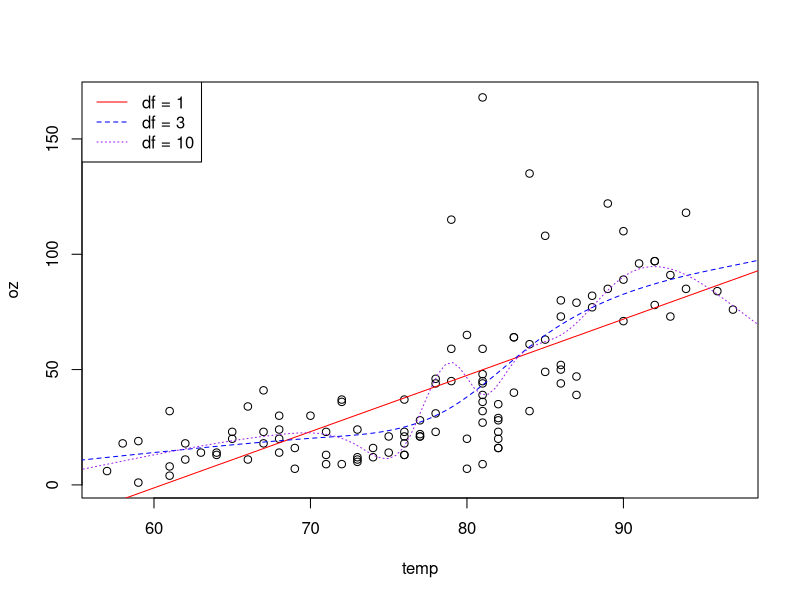
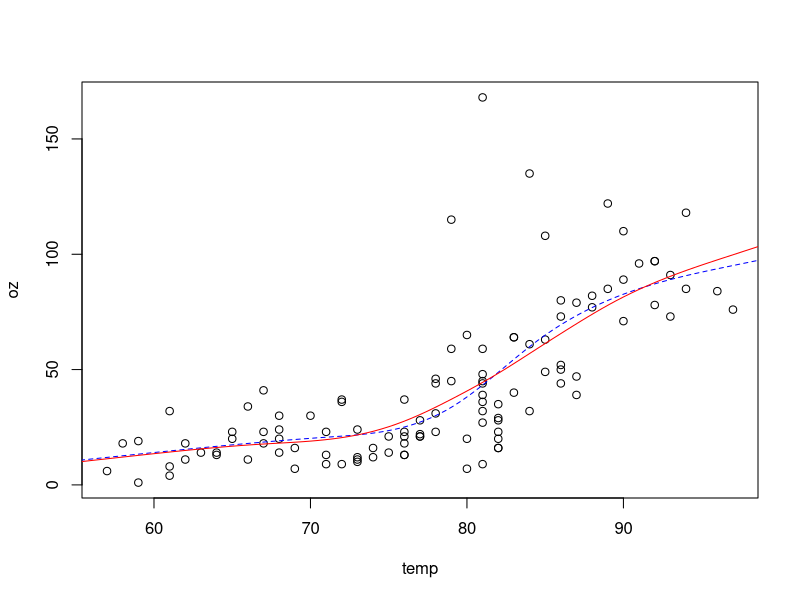

Reproduce these figures in R, in order.
## ---- chunk 1
knitr::opts_chunk$set(echo = TRUE)
library(splines)
## ---- chunk 2
ozone <- read.csv("ozone.txt", sep = "\t")

oz <- ozone$ozone
temp <- ozone$temp
## ---- chunk 3
x.pred <- seq(from = 50, to = 100, length.out = 111)

plot(temp, oz)           
lines(x.pred, predict(lm(oz~ns(temp, df= 1), data = ozone), data.frame(temp= x.pred)), col='red', lwd=1)
lines(x.pred, predict(lm(oz~ns(temp, df= 4), data = ozone), data.frame(temp= x.pred)), col='blue', lwd=1, lty = 2)
lines(x.pred, predict(lm(oz~ns(temp, df= 10), data = ozone), data.frame(temp= x.pred)), col='purple', lwd=1, lty = 3)
legend("topleft", legend = c("df = 1", "df = 3", "df = 10"), col = c("red", "blue", "purple"), lty = 1:3)
## ---- chunk 4
fit.ss=smooth.spline(ozone$temp, ozone$oz, cv=T, all.knots=T)
pred.ss <- predict(fit.ss, x.pred)
plot(temp, oz)
lines(x.pred, predict(lm(oz~ns(temp, df = 4), data = ozone), data.frame(temp= x.pred)), col='blue', lwd=1, lty = 2)
lines(pred.ss$x, pred.ss$y, col = "red")
